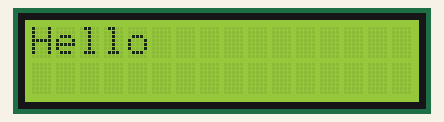
Recording of a sketch running on a simulated Arduino Uno, built with avr-gcc and run on an emulated ATmega328P. Shown: 16×2 character LCD.

Above: at 0.1 s.
At 3.1 s:
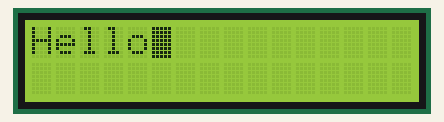

The sketch:

LCD_BasicPrint.ino
```cpp
#include <LiquidCrystal.h>
const int rs = 12, en = 11, d4 = 5, d5 = 4, d6 = 3, d7 = 2;
LiquidCrystal lcd(rs, en, d4, d5, d6, d7);

void setup() {
  lcd.begin(16,2);
  lcd.print ("Hello");
}

void loop() {
  lcd.noBlink ();
  delay(3000);
  lcd.blink ();
  delay (3000);
}
```

Measured:
- what the display in image 1 shows lasts 3.0 s, from 3.1 s to 6.1 s
